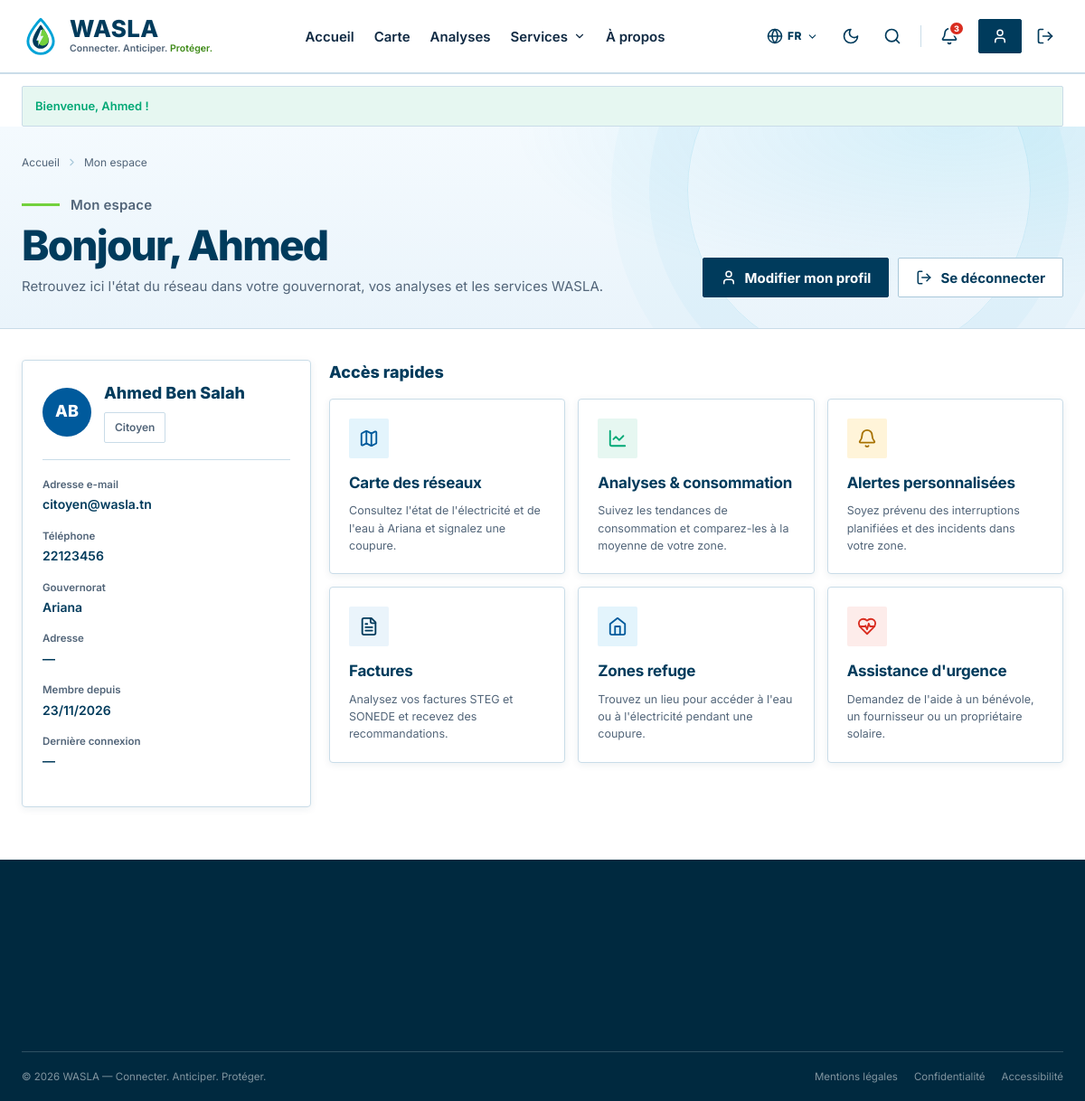
Screenshot of /index.php?action=mon-compte (signed in) with the database file from the repository.
### tables this page shows
CREATE TABLE IF NOT EXISTS utilisateur (
    id_utilisateur     INT          NOT NULL AUTO_INCREMENT,
    nom                VARCHAR(50)  NOT NULL,
    prenom             VARCHAR(50)  NOT NULL,
    email              VARCHAR(150) NOT NULL,
    telephone          VARCHAR(20)  NULL,
    mot_de_passe       VARCHAR(255) NOT NULL,
    role               ENUM('citoyen','admin','steg','sonede','entreprise','fournisseur')
                                    NOT NULL DEFAULT 'citoyen',
    statut_compte      ENUM('actif','suspendu') NOT NULL DEFAULT 'actif',
    id_zone            INT          NULL,
    adresse            VARCHAR(255) NULL,
     
    nom_organisation   VARCHAR(100) NULL,                  
    matricule_fiscal   VARCHAR(20)  NULL,                  
    secteur_activite   VARCHAR(60)  NULL,                  
    specialite         ENUM('electricien','plombier','maintenance','solaire','hydraulique') NULL,   
    description        TEXT         NULL,
    compte_verifie     TINYINT(1)   NOT NULL DEFAULT 0,    
    note_moyenne       DECIMAL(2,1) NULL,                  
    date_inscription   DATETIME     NOT NULL DEFAULT CURRENT_TIMESTAMP,
    derniere_connexion DATETIME     NULL,
    PRIMARY KEY (id_utilisateur),
    UNIQUE KEY uq_utilisateur_email (email),
    UNIQUE KEY uq_utilisateur_matricule (matricule_fiscal),
    KEY idx_utilisateur_role (role),
    KEY idx_utilisateur_specialite_zone (specialite, id_zone),
    CONSTRAINT chk_utilisateur_note CHECK (note_moyenne IS NULL OR (note_moyenne >= 0 AND note_moyenne <= 5)),
    CONSTRAINT fk_utilisateur_zone FOREIGN KEY (id_zone)
        REFERENCES zone (id_zone) ON DELETE SET NULL ON UPDATE CASCADE
);

CREATE TABLE IF NOT EXISTS zone (
    id_zone        INT          NOT NULL AUTO_INCREMENT,
    nom_zone       VARCHAR(100) NOT NULL,
    type_zone      ENUM('gouvernorat','delegation') NOT NULL DEFAULT 'gouvernorat',
    id_zone_parent INT          NULL,
    PRIMARY KEY (id_zone),
    UNIQUE KEY uq_zone_nom_parent (nom_zone, id_zone_parent),
    CONSTRAINT fk_zone_parent FOREIGN KEY (id_zone_parent)
        REFERENCES zone (id_zone) ON DELETE SET NULL ON UPDATE CASCADE
);

### views/frontoffice/pages/compte/mon-compte.php (the view, shortened to what the rows shown need)
<main id="main">
  <section class="page-hero">
    <div class="container">
      <div class="page-hero__row">
        <div>
          <p class="eyebrow">Mon espace</p>
          <h1>Bonjour, <?= e($user->getPrenom()) ?></h1>
          <p>Retrouvez ici l'état du réseau dans votre gouvernorat, vos analyses et les services WASLA.</p>
        </div>
      </div>
    </div>
  </section>
  <section class="page-section">
    <div class="container account-grid">
      <aside class="card account-profile">
        <div class="account-profile__head">
          <span class="account-avatar" aria-hidden="true" data-no-i18n><?= e(initials($user)) ?></span>
          <div>
            <h2 data-no-i18n><?= e($user->getPrenom() . ' ' . $user->getNom()) ?></h2>
            <span class="chip"><?= e(roleLabel($user->getRole())) ?></span>
          </div>
        </div>
        <dl class="account-details">
          <div><dt>Adresse e-mail</dt><dd data-no-i18n><?= e($user->getEmail()) ?></dd></div>
          <div><dt>Téléphone</dt><dd><?= e($user->getTelephone() ?: '—') ?></dd></div>
          <div><dt>Gouvernorat</dt><dd><?= e($user->getNomZone() ?? '—') ?></dd></div>
          <div><dt>Adresse</dt><dd data-no-i18n><?= e($user->getAdresse() ?: '—') ?></dd></div>
          <div><dt>Membre depuis</dt><dd><?= e(dateFr($user->getDateInscription())) ?></dd></div>
          <div><dt>Dernière connexion</dt><dd><?= e(dateFr($user->getDerniereConnexion(), true)) ?></dd></div>
        </dl>
      </aside>
      <div class="account-main">
        <h2 class="account-title">Accès rapides</h2>
        <div class="account-actions">
          <a class="service-card account-action" href="<?= url('carte') ?>">
            <span class="service-card__icon" data-icon="map"></span>
            <h3>Carte des réseaux</h3>
            <p>Consultez l'état de l'électricité et de l'eau<?= $user->getNomZone() ? ' à ' . e($user->getNomZone()) : '' ?> et signalez une coupure.</p>
          </a>
        </div>
      </div>
    </div>
  </section>
</main>

### rows the page displays
utilisateur: prenom "Ahmed", initials($user) "AB", $user->getPrenom() . ' ' . $user->getNom() "Ahmed Ben Salah", role "Citoyen", email "citoyen@wasla.tn", telephone "22123456", id_zone.nom_zone "Ariana", adresse "—", date_inscription "23/11/2026", derniere_connexion "—"

### other values shown
$flash['message'] "Bienvenue, Ahmed !"
